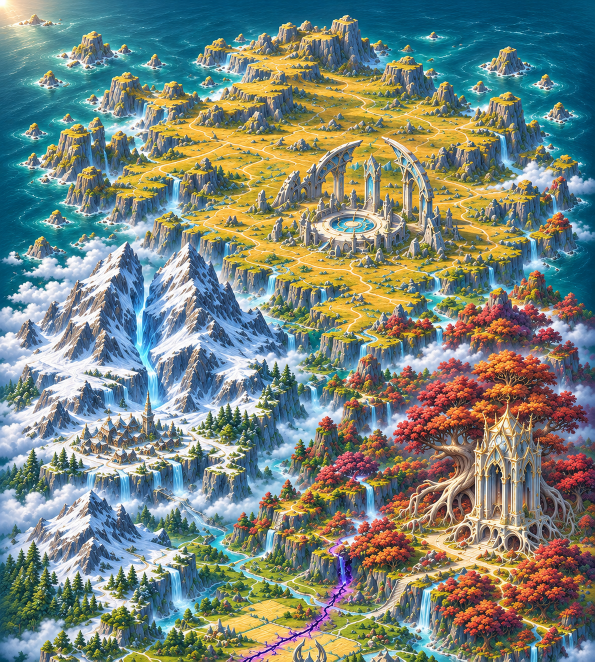
#> input picture incoming/ART-WORLD-MAP-003/raw/panel_1.png, 1189 x 1323 px (shown at 1/2 size)
$ python build_handoff.py
#> lines starting #> are read from the running program, lines starting #| are printed output that depends on the picture
#> in build, `master = Image.new('RGB', (2160,6000))`: master: PIL image 2160x6000 RGB; every value is 0
#!/usr/bin/env python3
"""Rebuild only this intake. Python 3 + Pillow + numpy + Shapely, no network."""
from pathlib import Path
import hashlib
import json
import numpy as np
from PIL import Image, ImageDraw, ImageFilter, ImageCms, ImageEnhance
from shapely.geometry import Polygon, Point, box
from shapely.ops import unary_union

ROOT = Path(__file__).resolve().parent
SIZE = (1080, 3000)
RECT = (60, 1900, 432, 936)
PROFILE = ImageCms.ImageCmsProfile(ImageCms.createProfile('sRGB')).tobytes()


def write_json(name, value):
    (ROOT / name).write_text(json.dumps(value, ensure_ascii=False, indent=2) + '\n')


def rgb(path, size=None):
#> called with path = 'raw/panel_1.png', size = (2160, 2400)
    im = Image.open(ROOT / path).convert('RGB')
#> im is the input picture: PIL image 1189x1323 RGB; mean R, G, B 121.8, 133.7, 124.2
    return im.resize(size, Image.Resampling.LANCZOS) if size else im
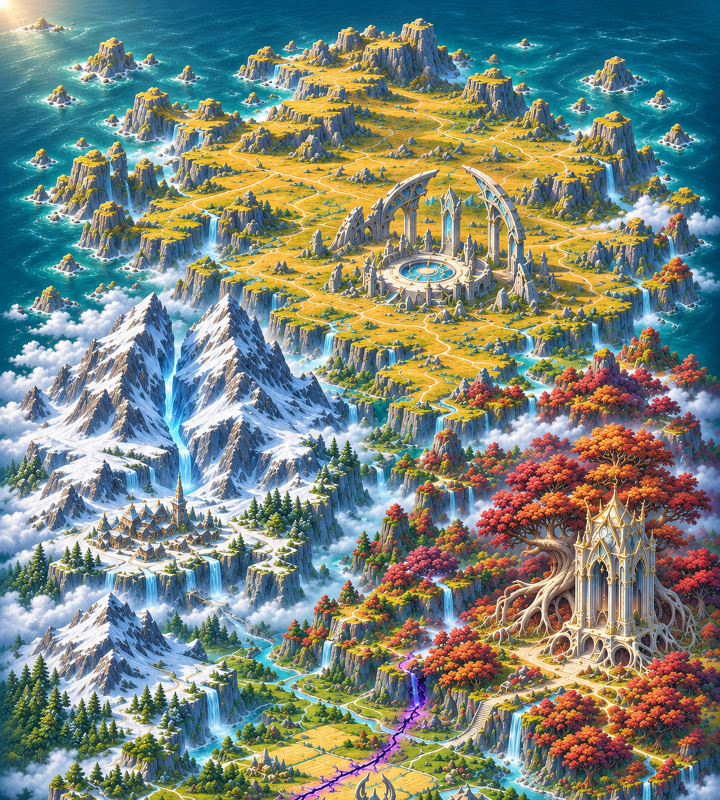
#> returned value: PIL image 2160x2400 RGB (shown at 1/3 size); mean R, G, B 121.8, 133.7, 124.2


def build():
    # Minimum-error seams avoid double landmarks caused by wide crossfades.
    master = Image.new('RGB', (2160,6000))
    master.paste(rgb('raw/panel_1.png',(2160,2400)))
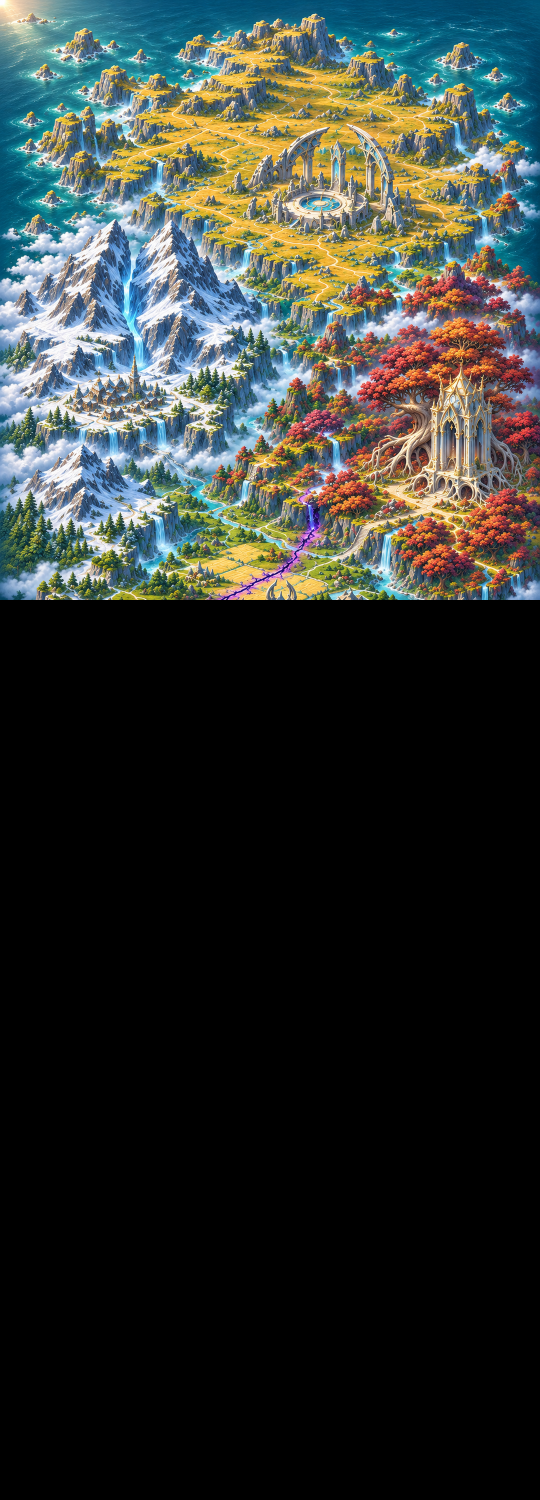
#> master: PIL image 2160x6000 RGB (shown at 1/4 size); mean R, G, B 48.7, 53.5, 49.7
    for i,y in ((2,1800),(3,3600)):
        panel=rgb(f'raw/panel_{i}.png',(2160,2400))
        a=np.asarray(master.crop((0,y,2160,y+600)),dtype=np.float32)
        b=np.asarray(panel.crop((0,0,2160,600)),dtype=np.float32)
        cost=np.mean((a-b)**2,axis=2)
        # Keep the seam away from the first/last 40 overlap pixels.
        cost[:40]+=1e6; cost[-40:]+=1e6
        dp=cost[:,0].copy(); back=np.zeros((600,2160),dtype=np.int16)
        for col in range(1,2160):
            options=np.stack([np.r_[np.inf,dp[:-1]],dp,np.r_[dp[1:],np.inf]])
            choice=np.argmin(options,axis=0)
            back[:,col]=np.arange(600)+choice-1
            dp=cost[:,col]+np.min(options,axis=0)
        seam=np.zeros(2160,dtype=np.int16); seam[-1]=np.argmin(dp)
        for col in range(2159,0,-1): seam[col-1]=back[seam[col],col]
        yy=np.arange(600)[:,None]
        alpha=np.clip((yy-seam[None,:]+8)/16,0,1)[:,:,None]
        mixed=np.rint(a*(1-alpha)+b*alpha).astype('uint8')
        master.paste(panel,(0,y)); master.paste(Image.fromarray(mixed),(0,y))
    master=ImageEnhance.Color(master).enhance(.86)
    # The source is always restored LAST, without repainting or colour changes.
    x, y, w, h = RECT
    source = rgb('seeds/region_ch1.webp')
    # Deterministic outside-only edge collar; no hand-painted seam repair.
    ref=source.resize((w*2,h*2),Image.Resampling.LANCZOS)
    collar=48
    edge=np.pad(np.asarray(ref),((collar,collar),(collar,collar),(0,0)),mode='edge')
    yy,xx=np.mgrid[-collar:h*2+collar,-collar:w*2+collar]
    distance=np.maximum.reduce([np.maximum(-xx,0),np.maximum(xx-w*2+1,0),np.maximum(-yy,0),np.maximum(yy-h*2+1,0)])
    mask=Image.fromarray(np.rint(np.clip(1-distance/collar,0,1)*255).astype('uint8'))
    master.paste(Image.fromarray(edge),(x*2-collar,y*2-collar),mask)
    master.paste(ref, (x*2, y*2))
    master.save(ROOT / 'world_map.png', icc_profile=PROFILE)
    game = master.resize(SIZE, Image.Resampling.LANCZOS)
    exact = source.resize((w, h), Image.Resampling.LANCZOS)
    game.paste(exact, (x, y))
    game.save(ROOT / 'world_map.webp', quality=90, method=6, icc_profile=PROFILE)
    master.save(ROOT / 'world_map_2x.webp', quality=88, method=6, icc_profile=PROFILE)
    if (ROOT / 'world_map_2x.webp').stat().st_size > 3_500_000:
        (ROOT / 'world_map_2x.webp').unlink()

    # A shared-edge partition covers the entire canvas (including decorative sea).
    # Shared boundaries have zero area; polygon interiors never overlap.
    polygons = [
        [[0,1870],[180,1840],[360,1860],[540,1830],[570,2200],[540,2600],[570,3000],[0,3000],[0,1870]],
        [[0,550],[540,550],[540,1050],[580,1250],[0,1250],[0,550]],
        [[0,0],[1080,0],[1080,550],[540,550],[0,550],[0,0]],
        [[540,550],[1080,550],[1080,1500],[650,1500],[580,1250],[540,1050],[540,550]],
        [[650,1500],[1080,1500],[1080,3000],[570,3000],[540,2600],[570,2200],[540,1830],[650,1500]],
        [[0,1250],[580,1250],[650,1500],[540,1830],[360,1860],[180,1840],[0,1870],[0,1250]],
    ]
    anchors = [[276,2380],[280,790],[630,400],[890,900],[815,2020],[565,1320]]
    regions = [dict(id=i+1, polygon=p, anchor=anchors[i]) for i,p in enumerate(polygons)]
    shapes=[Polygon(p) for p in polygons]
    assert all(p.is_valid and p.area>0 for p in shapes)
    assert all(shapes[i].intersection(shapes[j]).area==0 for i in range(6) for j in range(i))
    assert unary_union(shapes).equals(box(0,0,*SIZE))
    assert shapes[0].covers(box(x,y,x+w,y+h))
    assert all(p.covers(Point(a)) for p,a in zip(shapes,anchors))
    write_json('world_map.json', dict(size=SIZE, region_rect=dict(x=x,y=y,w=w,h=h), regions=regions))

    # Original generated cloud texture reused from the chapter-1 intake.
    cloud = Image.open(ROOT/'seeds/region_ch1_fog.webp').convert('RGBA').resize(SIZE, Image.Resampling.LANCZOS)
    ca = np.asarray(cloud, dtype=np.float32)
    # Dense pearl-blue backing inside the layer itself: details become silhouettes.
    a = (200 + ca[:,:,3] * (28/255)).clip(0, 228).astype('uint8')
    clear = Image.new('L', SIZE, 0)
    ImageDraw.Draw(clear).polygon(polygons[0], fill=255)
    soft = clear.resize((270,750),Image.Resampling.NEAREST).filter(ImageFilter.MaxFilter(21)).resize(SIZE,Image.Resampling.BILINEAR).filter(ImageFilter.GaussianBlur(28))
    a = np.rint(a * (1 - np.asarray(soft)/255)).astype('uint8')
    # Region 1 and its complete rectangular source are entirely clear.
    a[np.asarray(clear) > 0] = 0
    color = np.empty((3000,1080,4), dtype='uint8')
    for channel, base in enumerate((161,183,196)):
        color[:,:,channel] = (base + ca[:,:,channel] * .18).clip(0,255)
    color[:,:,3] = a
    fog = Image.fromarray(color, 'RGBA')
    fog.save(ROOT/'world_map_fog.webp', quality=86, method=6, exact=True)

    for name, im in [('preview_390.png',game), ('preview_fog_390.png',Image.alpha_composite(game.convert('RGBA'),fog).convert('RGB'))]:
        phone = im.resize((390,1083), Image.Resampling.LANCZOS)
        sheet = Image.new('RGB',(1170,844))
        for j, top in enumerate((0,120,239)):
            sheet.paste(phone.crop((0,top,390,top+844)),(j*390,0))
        sheet.save(ROOT/name,icc_profile=PROFILE)
    overlay = game.convert('RGBA')
    draw = ImageDraw.Draw(overlay)
    for r,c in zip(regions,('#62efad','#83ccff','#f3cd6c','#e69a9f','#76e4e7','#eeeee4')):
        draw.line([tuple(p) for p in r['polygon']],fill=c,width=4)
        ax,ay=r['anchor']; draw.ellipse((ax-9,ay-9,ax+9,ay+9),fill=c)
        draw.text((ax+12,ay),str(r['id']),fill='white',stroke_width=2,stroke_fill='black')
    overlay.convert('RGB').resize((540,1500),Image.Resampling.LANCZOS).save(ROOT/'regions_overlay.png')
    crop = game.crop((x,y,x+w,y+h))
    match = Image.new('RGB',(w*3,h))
    match.paste(crop,(0,0)); match.paste(exact,(w,0)); match.paste(Image.blend(crop,exact,.5),(w*2,0))
    match.save(ROOT/'match_region1.png')

    geometry = json.loads((ROOT/'seeds/region_ch1.json').read_text())
    assert len(geometry['nodes'])==10 and len(geometry['route'])==9
    nodes={p['id']:p for p in geometry['nodes']}
    for route in geometry['route']:
        for node_id,p in ((route['from'],route['points'][0]),(route['to'],route['points'][-1])):
            assert (p['x'],p['y'])==(nodes[node_id]['x'],nodes[node_id]['y'])
    def point(p):
        return dict(x=x+p['x']*.4,y=y+p['y']*.4)
    write_json('region1_world_geometry.json',dict(scale=.4, nodes=[dict(id=p['id'],**point(p)) for p in geometry['nodes']],route=[dict(from_id=r['from'],to_id=r['to'],points=[point(p) for p in r['points']]) for r in geometry['route']]))
    validate(game, exact)


def validate(game, exact):
    x,y,w,h=RECT
    assert np.array_equal(np.asarray(game.crop((x,y,x+w,y+h))),np.asarray(exact))
    budgets={'world_map.webp':1_600_000,'world_map_fog.webp':600_000,'world_map_2x.webp':3_500_000}
    files={}
    for p in sorted(ROOT.rglob('*')):
        if not p.is_file() or p.name in ('validation.json','SHA256SUMS') or '__pycache__' in p.parts:
            continue
        data=p.read_bytes(); info=dict(bytes=len(data),sha256=hashlib.sha256(data).hexdigest())
        if p.suffix.lower() in ('.png','.webp'):
            with Image.open(p) as im:
                im.load(); info.update(size=list(im.size),mode=im.mode)
                if im.mode=='RGBA': info['alpha_range']=list(im.getchannel('A').getextrema())
        if p.name in budgets:
            assert len(data)<=budgets[p.name], f'{p.name}: {len(data)} exceeds budget'
        files[str(p.relative_to(ROOT))]=info
    encoded=np.asarray(rgb('world_map.webp').crop((x,y,x+w,y+h)),dtype=np.float32)
    mae=float(np.abs(encoded-np.asarray(exact,dtype=np.float32)).mean())
    assert mae<6
    write_json('validation.json',dict(files=files, checks=dict(region1_pre_encode_rgb_exact=True,region1_webp_mean_absolute_rgb_error=mae,region1_geometry_error_px=0,source_node_count=10,source_route_count=9,polygon_count=6,polygon_intersection_area_px2=0,polygon_union_area_px2=3240000,polygon_partition='Shapely valid polygons, disjoint interiors, full canvas union, anchors and source rectangle contained',runtime_integration=False,owner_approval=False), dependencies=dict(Pillow=Image.__version__,numpy=np.__version__)))
    entries=[]
    for p in sorted(ROOT.rglob('*')):
        if p.is_file() and p.name!='SHA256SUMS' and '__pycache__' not in p.parts:
            entries.append(f'{hashlib.sha256(p.read_bytes()).hexdigest()}  {p.relative_to(ROOT)}')
    (ROOT/'SHA256SUMS').write_text('\n'.join(entries)+'\n')


if __name__=='__main__':
#> (the run stopped early here; a loop or call above may not have finished)
